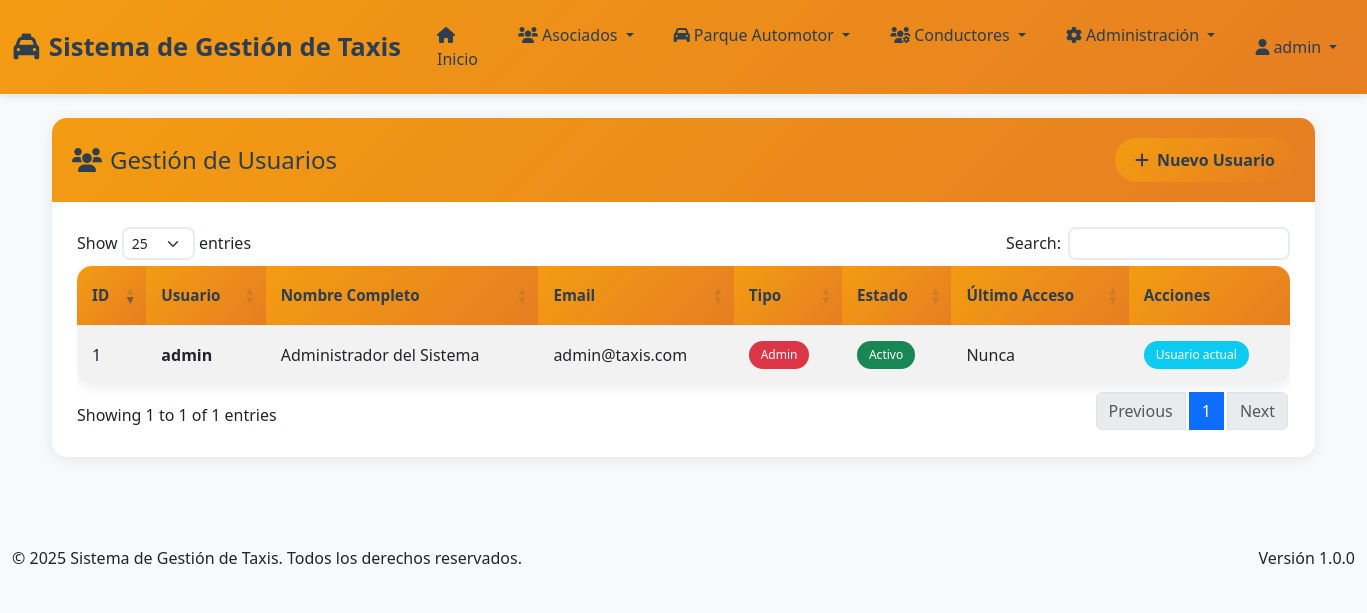
Page /modules/auth/users.php (signed in) on the committed database.
### tables this page shows
CREATE TABLE IF NOT EXISTS `usuarios` (
    `id` int(11) NOT NULL AUTO_INCREMENT,
    `username` varchar(50) NOT NULL UNIQUE,
    `password` varchar(255) NOT NULL,
    `email` varchar(100) NOT NULL UNIQUE,
    `nombre_completo` varchar(100) NOT NULL,
    `tipo_usuario` enum('admin','usuario') NOT NULL DEFAULT 'usuario',
    `estado` enum('activo','inactivo') NOT NULL DEFAULT 'activo',
    `fecha_creacion` timestamp NOT NULL DEFAULT CURRENT_TIMESTAMP,
    `fecha_actualizacion` timestamp NOT NULL DEFAULT CURRENT_TIMESTAMP ON UPDATE CURRENT_TIMESTAMP,
    `ultimo_acceso` timestamp NULL,
    PRIMARY KEY (`id`)
);

### modules/auth/users.php (the view, shortened to what this page needs)
<?php
require_once '../../config.php';
$users_query = "SELECT * FROM usuarios ORDER BY fecha_creacion DESC";
$users_result = $mysqli->query($users_query);
include '../../includes/header.php';
?>
<div class="container-fluid">
    <div class="row">
        <div class="col-12">
            <div class="card">
                <div class="card-header d-flex justify-content-between align-items-center">
                    <h4 class="mb-0">
                        <i class="fas fa-users me-2"></i>Gestión de Usuarios
                    </h4>
                    <button type="button" class="btn btn-primary" data-bs-toggle="modal" data-bs-target="#createUserModal">
                        <i class="fas fa-plus me-2"></i>Nuevo Usuario
                    </button>
                </div>
                <div class="card-body">
                    <div class="table-responsive">
                        <table class="table table-striped data-table">
                            <thead>
                                <tr>
                                    <th>ID</th>
                                    <th>Usuario</th>
                                    <th>Nombre Completo</th>
                                    <th>Email</th>
                                    <th>Tipo</th>
                                    <th>Estado</th>
                                    <th>Último Acceso</th>
                                    <th>Acciones</th>
                                </tr>
                            </thead>
                            <tbody>
                                <?php while ($user = $users_result->fetch_assoc()): ?>
                                <tr>
                                    <td><?php echo $user['id']; ?></td>
                                    <td>
                                        <strong><?php echo htmlspecialchars($user['username']); ?></strong>
                                    </td>
                                    <td><?php echo htmlspecialchars($user['nombre_completo']); ?></td>
                                    <td><?php echo htmlspecialchars($user['email']); ?></td>
                                    <td>
                                        <span class="badge bg-<?php echo $user['tipo_usuario'] === 'admin' ? 'danger' : 'primary'; ?>">
                                            <?php echo ucfirst($user['tipo_usuario']); ?>
                                        </span>
                                    </td>
                                    <td>
                                        <span class="badge bg-<?php echo $user['estado'] === 'activo' ? 'success' : 'secondary'; ?>">
                                            <?php echo ucfirst($user['estado']); ?>
                                        </span>
                                    </td>
                                    <td>
                                        <?php echo $user['ultimo_acceso'] ? formatDate($user['ultimo_acceso']) : 'Nunca'; ?>
                                    </td>
                                    <td>
                                        <?php if ($user['id'] != $_SESSION['user_id']): ?>
                                        <div class="btn-group" role="group">
                                            <button type="button" class="btn btn-sm btn-warning"
                                                    onclick="editUser(<?php echo $user['id']; ?>, '<?php echo htmlspecialchars($user['username']); ?>', '<?php echo htmlspecialchars($user['email']); ?>', '<?php echo htmlspecialchars($user['nombre_completo']); ?>', '<?php echo $user['tipo_usuario']; ?>')"
                                                    title="Editar usuario">
                                                <i class="fas fa-edit"></i>
                                            </button>
                                            <form method="POST" style="display: inline;">
                                                <input type="hidden" name="action" value="toggle_status">
                                                <input type="hidden" name="user_id" value="<?php echo $user['id']; ?>">
                                                <input type="hidden" name="status" value="<?php echo $user['estado']; ?>">
                                                <button type="submit" class="btn btn-sm btn-<?php echo $user['estado'] === 'activo' ? 'secondary' : 'success'; ?>"
                                                        title="<?php echo $user['estado'] === 'activo' ? 'Desactivar' : 'Activar'; ?>">
                                                    <i class="fas fa-<?php echo $user['estado'] === 'activo' ? 'pause' : 'play'; ?>"></i>
                                                </button>
                                            </form>
                                            <button type="button" class="btn btn-sm btn-danger"
                                                    onclick="deleteUser(<?php echo $user['id']; ?>, '<?php echo htmlspecialchars($user['username']); ?>')"
                                                    title="Eliminar usuario">
                                                <i class="fas fa-trash"></i>
                                            </button>
                                        </div>
                                        <?php else: ?>
                                        <span class="badge bg-info">Usuario actual</span>
                                        <?php endif; ?>
                                    </td>
                                </tr>
                                <?php endwhile; ?>
                            </tbody>
                        </table>
                    </div>
                </div>
            </div>
        </div>
    </div>
</div>
<?php include '../../includes/footer.php'; ?>

### assets/css/style.css (style rules this page uses)
:root { --primary-color: #f39c12; --primary-dark: #e67e22; --secondary-color: #34495e; --success-color: #27ae60; --danger-color: #e74c3c; --warning-color: #f1c40f; --info-color: #3498db; --dark-color: #2c3e50; --light-color: #ecf0f1; --taxi-yellow: #f39c12; --taxi-black: #2c3e50; }
body { font-family: 'Segoe UI', Tahoma, Geneva, Verdana, sans-serif; background-color: #f8f9fa; margin: 0; padding: 0; }
.card { border: none; border-radius: 15px; box-shadow: 0 3px 15px rgba(0,0,0,0.08); transition: transform 0.2s ease-in-out; margin-bottom: 25px; }
.card-header { background: linear-gradient(135deg, var(--taxi-yellow), var(--primary-dark)); color: var(--dark-color); border-radius: 15px 15px 0 0 !important; font-weight: 600; padding: 20px; border-bottom: none; }
.card-body { padding: 25px; }
.btn { border-radius: 25px; font-weight: 500; transition: all 0.3s ease-in-out; padding: 10px 20px; border: none; }
.btn-primary { background: linear-gradient(135deg, var(--taxi-yellow), var(--primary-dark)); color: var(--dark-color); font-weight: 600; }
.table { border-radius: 15px; overflow: hidden; box-shadow: 0 3px 15px rgba(0,0,0,0.08); margin-bottom: 0; }
.table thead th { background: linear-gradient(135deg, var(--taxi-yellow), var(--primary-dark)); color: var(--dark-color); border: none; font-weight: 600; padding: 18px 15px; font-size: 0.95rem; }
.table tbody tr { transition: background-color 0.2s ease-in-out; border: none; }
.table tbody td { padding: 15px; vertical-align: middle; border-top: 1px solid #e9ecef; border-bottom: none; }
.badge { border-radius: 20px; font-weight: 500; padding: 8px 12px; }

### rows in the picture
usuarios: id "1", username "admin", nombre_completo "Administrador del Sistema", email "admin@taxis.com", tipo_usuario "Admin", estado "Activo", shows "Nunca", shows "Usuario actual"

### other values in the picture
APP_NAME "Sistema de Gestión de Taxis"
$_SESSION['username'] "admin"
APP_VERSION "1.0.0"
